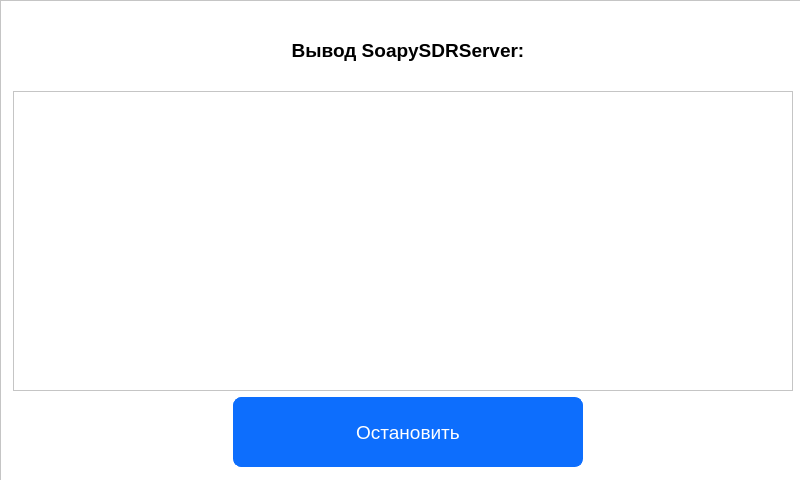
<?xml version="1.0" encoding="UTF-8"?>
<ui version="4.0">
 <class>Form</class>
 <widget class="QWidget" name="Form">
  <property name="geometry">
   <rect>
    <x>0</x>
    <y>0</y>
    <width>800</width>
    <height>480</height>
   </rect>
  </property>
  <property name="windowTitle">
   <string>Информация о подключенном устройстве</string>
  </property>
  <property name="styleSheet">
   <string notr="true">QWidget{
	background-color: #fff;
}
QLabel{
 background-color: #fff;
}

QScrollBar:vertical { 
min-width : 40px;
max-width : 40px;
background-color: #0d6efd;
  }
QScrollBar::handle:vertical { 
min-height: 30px;
background-color: rgb(115, 210, 22);
border-radius: 7px;
margin-top:15px;
margin-bottom:15px;
  }
QScrollBar::handle:vertical:hover {
background-color: rgb(138, 226, 52);
} 
QScrollBar::handle:vertical:pressed {
background-color: rgb(193, 255, 14);
} 
QPushButton {
  background-color: #0d6efd;
  color: #fff;
  border-radius: 8px;
  border: 1px solid #0d6efd;
  padding: 5px 15px;
  outline: 0px;
}

QPushButton#path_button{

  margin-top: 0px;
}

QPushButton:hover,
QPushButton:focus {
  background-color: #0b5ed7;
  border: 3px solid #9ac3fe;
}
</string>
  </property>
  <widget class="QFrame" name="frame">
   <property name="geometry">
    <rect>
     <x>0</x>
     <y>0</y>
     <width>816</width>
     <height>482</height>
    </rect>
   </property>
   <property name="frameShape">
    <enum>QFrame::StyledPanel</enum>
   </property>
   <property name="frameShadow">
    <enum>QFrame::Raised</enum>
   </property>
   <layout class="QGridLayout" name="gridLayout">
    <item row="0" column="0">
     <layout class="QVBoxLayout" name="verticalLayout">
      <item>
       <widget class="QLabel" name="label_5">
        <property name="minimumSize">
         <size>
          <width>790</width>
          <height>70</height>
         </size>
        </property>
        <property name="maximumSize">
         <size>
          <width>790</width>
          <height>70</height>
         </size>
        </property>
        <property name="font">
         <font>
          <family>Arial</family>
          <pointsize>14</pointsize>
          <weight>75</weight>
          <bold>true</bold>
         </font>
        </property>
        <property name="text">
         <string>Вывод SoapySDRServer:</string>
        </property>
        <property name="alignment">
         <set>Qt::AlignCenter</set>
        </property>
       </widget>
      </item>
      <item>
       <widget class="QTextEdit" name="textEdit">
        <property name="minimumSize">
         <size>
          <width>780</width>
          <height>300</height>
         </size>
        </property>
        <property name="maximumSize">
         <size>
          <width>780</width>
          <height>300</height>
         </size>
        </property>
        <property name="palette">
         <palette>
          <active>
           <colorrole role="Button">
            <brush brushstyle="SolidPattern">
             <color alpha="255">
              <red>255</red>
              <green>255</green>
              <blue>255</blue>
             </color>
            </brush>
           </colorrole>
           <colorrole role="Base">
            <brush brushstyle="SolidPattern">
             <color alpha="255">
              <red>255</red>
              <green>255</green>
              <blue>255</blue>
             </color>
            </brush>
           </colorrole>
           <colorrole role="Window">
            <brush brushstyle="SolidPattern">
             <color alpha="255">
              <red>255</red>
              <green>255</green>
              <blue>255</blue>
             </color>
            </brush>
           </colorrole>
          </active>
          <inactive>
           <colorrole role="Button">
            <brush brushstyle="SolidPattern">
             <color alpha="255">
              <red>255</red>
              <green>255</green>
              <blue>255</blue>
             </color>
            </brush>
           </colorrole>
           <colorrole role="Base">
            <brush brushstyle="SolidPattern">
             <color alpha="255">
              <red>255</red>
              <green>255</green>
              <blue>255</blue>
             </color>
            </brush>
           </colorrole>
           <colorrole role="Window">
            <brush brushstyle="SolidPattern">
             <color alpha="255">
              <red>255</red>
              <green>255</green>
              <blue>255</blue>
             </color>
            </brush>
           </colorrole>
          </inactive>
          <disabled>
           <colorrole role="Button">
            <brush brushstyle="SolidPattern">
             <color alpha="255">
              <red>255</red>
              <green>255</green>
              <blue>255</blue>
             </color>
            </brush>
           </colorrole>
           <colorrole role="Base">
            <brush brushstyle="SolidPattern">
             <color alpha="255">
              <red>255</red>
              <green>255</green>
              <blue>255</blue>
             </color>
            </brush>
           </colorrole>
           <colorrole role="Window">
            <brush brushstyle="SolidPattern">
             <color alpha="255">
              <red>255</red>
              <green>255</green>
              <blue>255</blue>
             </color>
            </brush>
           </colorrole>
          </disabled>
         </palette>
        </property>
        <property name="font">
         <font>
          <family>Arial</family>
          <pointsize>14</pointsize>
         </font>
        </property>
        <property name="html">
         <string>&lt;!DOCTYPE HTML PUBLIC &quot;-//W3C//DTD HTML 4.0//EN&quot; &quot;http://www.w3.org/TR/REC-html40/strict.dtd&quot;&gt;
&lt;html&gt;&lt;head&gt;&lt;meta name=&quot;qrichtext&quot; content=&quot;1&quot; /&gt;&lt;style type=&quot;text/css&quot;&gt;
p, li { white-space: pre-wrap; }
&lt;/style&gt;&lt;/head&gt;&lt;body style=&quot; font-family:'Arial'; font-size:14pt; font-weight:400; font-style:normal;&quot;&gt;
&lt;p style=&quot;-qt-paragraph-type:empty; margin-top:0px; margin-bottom:0px; margin-left:0px; margin-right:0px; -qt-block-indent:0; text-indent:0px;&quot;&gt;&lt;br /&gt;&lt;/p&gt;&lt;/body&gt;&lt;/html&gt;</string>
        </property>
       </widget>
      </item>
      <item>
       <layout class="QHBoxLayout" name="horizontalLayout_2">
        <item>
         <widget class="QPushButton" name="stop_button_run">
          <property name="minimumSize">
           <size>
            <width>350</width>
            <height>70</height>
           </size>
          </property>
          <property name="maximumSize">
           <size>
            <width>350</width>
            <height>16777215</height>
           </size>
          </property>
          <property name="sizeIncrement">
           <size>
            <width>300</width>
            <height>0</height>
           </size>
          </property>
          <property name="font">
           <font>
            <family>Arial</family>
            <pointsize>14</pointsize>
           </font>
          </property>
          <property name="text">
           <string>Остановить</string>
          </property>
         </widget>
        </item>
       </layout>
      </item>
     </layout>
    </item>
   </layout>
  </widget>
 </widget>
 <resources/>
 <connections/>
</ui>
